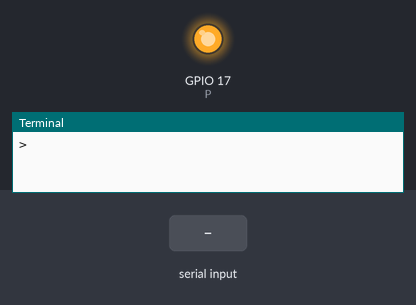
Bench run of a program on a simulated Raspberry Pi (BCM pin numbers). Parts: output pins drawn as LEDs (lit = HIGH), the last lines printed to the terminal. The inputs (shaded band) are chosen by the test bench.

Above: at 1.2 s.
1.3 s: "1" typed at the terminal
At 1.7 s:
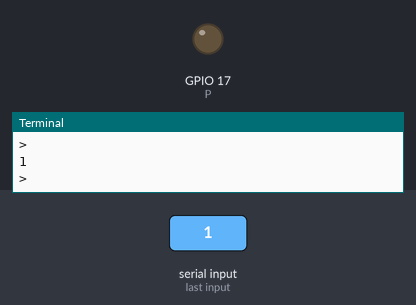
2.8 s: "0" typed at the terminal
At 4.0 s:
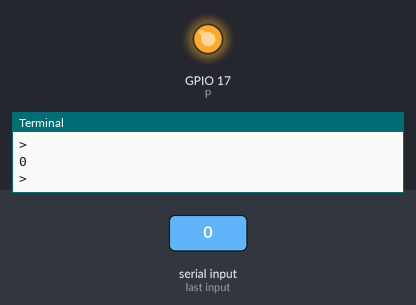
4.3 s: "2" typed at the terminal
At 5.2 s:
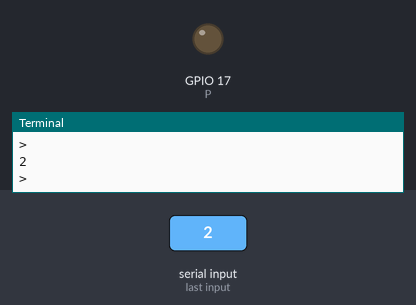
Timing chart, 0 to 7.3 s (numbered marks = the images above; inputs shaded):
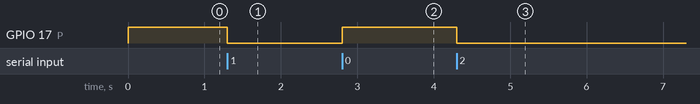

The program:

t1.py
```python
import RPi.GPIO as GPIO
P = 17
GPIO.setmode(GPIO.BCM)
GPIO.setup(P, GPIO.OUT)
GPIO.output(P, True)
raw_input('>')
GPIO.output(P, False)
raw_input('>')
from time import sleep
while True:
	GPIO.output(P, True)
	raw_input('>')
	GPIO.output(P, False)
	raw_input('>')
```

Measured:
- after the input at 1.3 s, GPIO 17 (P): HIGH → LOW at once
- after the input at 2.8 s, GPIO 17 (P): LOW → HIGH at once
- after the input at 4.3 s, GPIO 17 (P): HIGH → LOW at once
